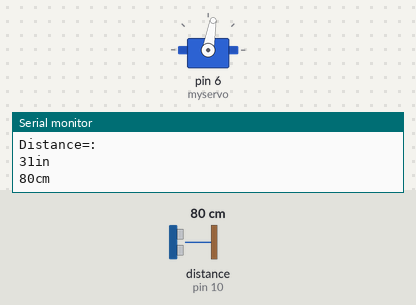
Recording of a sketch running on a simulated Arduino Uno, built with avr-gcc and run on an emulated ATmega328P. On the bench: servo, the last lines printed to the serial monitor. Wiring (inferred from the names in the program): ultrasonic range finder: trigger pin 9; echo pin 10. Inputs (shaded band) come from the test bench; at power-on: distance to the obstacle (sensor on pin 10) 80 cm. The echo pulse lasts 58.3 µs per cm.

Above: at 1.2 s.
1.3 s: distance to the obstacle (sensor on pin 10) set to 2 cm
At 2.6 s:
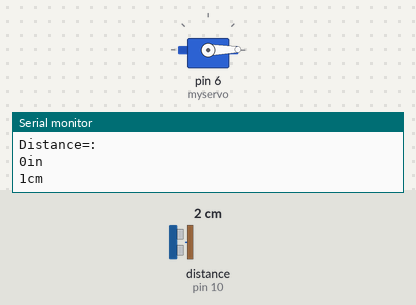
3.2 s: distance to the obstacle (sensor on pin 10) set to 35 cm
At 4.7 s:
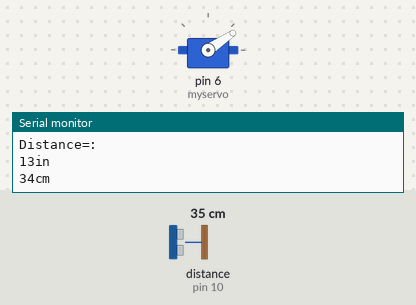
5.0 s: distance to the obstacle (sensor on pin 10) set to 60 cm
At 6.4 s:
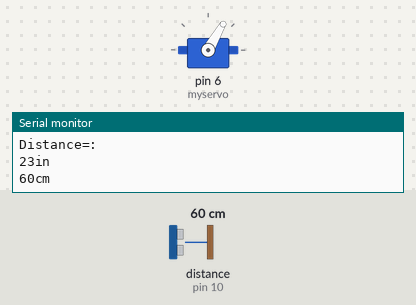
6.8 s: distance to the obstacle (sensor on pin 10) set to 120 cm
At 8.3 s:
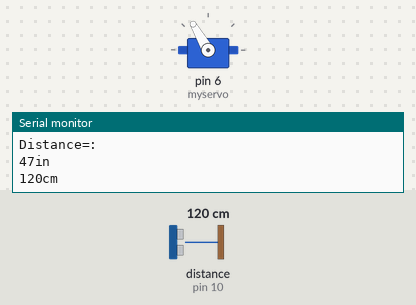
8.6 s: distance to the obstacle (sensor on pin 10) set to 250 cm
At 10.3 s:
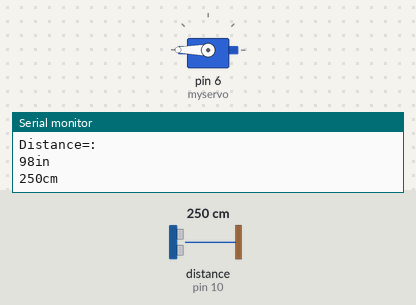
Timing chart, 0 to 11.4 s (numbered marks = the images above; inputs shaded):
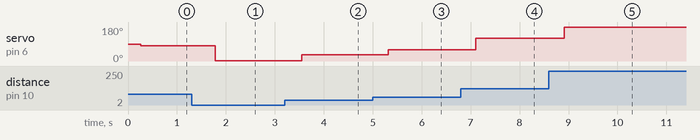

Measured:
- after the input at 1.3 s, servo on pin 6 (myservo): 80° → 1° after 0.49 s
- after the input at 3.2 s, servo on pin 6 (myservo): 1° → 34° after 0.34 s
- after the input at 5.0 s, servo on pin 6 (myservo): 34° → 60° after 0.32 s
- after the input at 6.8 s, servo on pin 6 (myservo): 60° → 120° after 0.30 s
- after the input at 8.6 s, servo on pin 6 (myservo): 120° → 180° after 0.32 s

The sketch:

Disance_mesure_in_CLock.ino
```cpp
const int trigPin=9;
const int echoPin=10;
long duration,inch, cm;
long microsecondsToInchhes(long microseconds){
  return microseconds /74/2;
}
long microsecondsToCentimeters(long microseconds)
{
  return microseconds / 29/2;
}
#include<Servo.h>
Servo myservo;
int pos=0;

void setup()
{
  myservo.attach(6);
  pinMode(trigPin,OUTPUT);
  pinMode(echoPin,INPUT);
  Serial.begin(9600);
}
void loop(){
  digitalWrite(trigPin,LOW);
  delayMicroseconds(2);
  digitalWrite(trigPin,HIGH);
  delayMicroseconds(10);
  digitalWrite(trigPin,LOW);
  duration=pulseIn(echoPin,HIGH);
  inch=microsecondsToInchhes(duration);
  cm=microsecondsToCentimeters(duration);
  Serial.println("Distance=:");
  Serial.print(inch);
  Serial.println("in");
  Serial.print(cm);
  Serial.println("cm");
  delay(250);
  pos=cm;
  myservo.write(pos);

}
```
